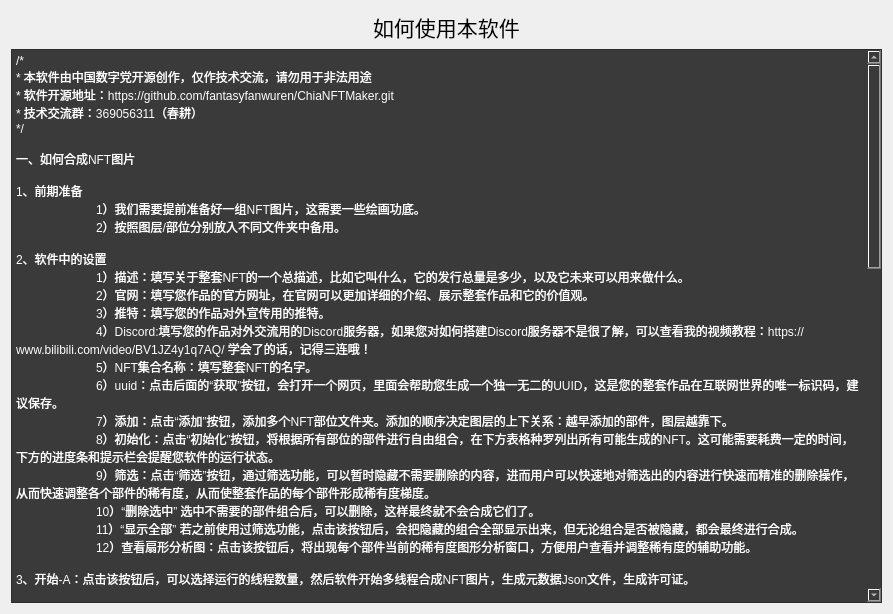
<?xml version="1.0" encoding="UTF-8"?>
<ui version="4.0">
 <class>DialogHelp</class>
 <widget class="QDialog" name="DialogHelp">
  <property name="geometry">
   <rect>
    <x>0</x>
    <y>0</y>
    <width>893</width>
    <height>614</height>
   </rect>
  </property>
  <property name="windowTitle">
   <string>Dialog</string>
  </property>
  <layout class="QVBoxLayout" name="verticalLayout">
   <item>
    <layout class="QHBoxLayout" name="horizontalLayout">
     <item>
      <spacer name="horizontalSpacer_2">
       <property name="orientation">
        <enum>Qt::Horizontal</enum>
       </property>
       <property name="sizeHint" stdset="0">
        <size>
         <width>40</width>
         <height>20</height>
        </size>
       </property>
      </spacer>
     </item>
     <item>
      <widget class="QLabel" name="label">
       <property name="text">
        <string>&lt;html&gt;&lt;head/&gt;&lt;body&gt;&lt;p&gt;&lt;span style=&quot; font-size:16pt;&quot;&gt;如何使用本软件&lt;/span&gt;&lt;/p&gt;&lt;/body&gt;&lt;/html&gt;</string>
       </property>
      </widget>
     </item>
     <item>
      <spacer name="horizontalSpacer">
       <property name="orientation">
        <enum>Qt::Horizontal</enum>
       </property>
       <property name="sizeHint" stdset="0">
        <size>
         <width>40</width>
         <height>20</height>
        </size>
       </property>
      </spacer>
     </item>
    </layout>
   </item>
   <item>
    <widget class="QPlainTextEdit" name="plainTextEdit">
     <property name="styleSheet">
      <string notr="true">color: rgb(255, 255, 255);
font: 11pt &quot;Microsoft YaHei UI&quot;;
background-color: rgb(58, 58, 58);</string>
     </property>
     <property name="readOnly">
      <bool>true</bool>
     </property>
     <property name="plainText">
      <string>/*
* 本软件由中国数字党开源创作，仅作技术交流，请勿用于非法用途
* 软件开源地址：https://github.com/fantasyfanwuren/ChiaNFTMaker.git
* 技术交流群：369056311（春耕）
*/

一、如何合成NFT图片

1、前期准备
	1）我们需要提前准备好一组NFT图片，这需要一些绘画功底。
	2）按照图层/部位分别放入不同文件夹中备用。

2、软件中的设置
	1）描述：填写关于整套NFT的一个总描述，比如它叫什么，它的发行总量是多少，以及它未来可以用来做什么。
	2）官网：填写您作品的官方网址，在官网可以更加详细的介绍、展示整套作品和它的价值观。
	3）推特：填写您的作品对外宣传用的推特。
	4）Discord:填写您的作品对外交流用的Discord服务器，如果您对如何搭建Discord服务器不是很了解，可以查看我的视频教程：https://www.bilibili.com/video/BV1JZ4y1q7AQ/ 学会了的话，记得三连哦！
	5）NFT集合名称：填写整套NFT的名字。
	6）uuid：点击后面的“获取”按钮，会打开一个网页，里面会帮助您生成一个独一无二的UUID，这是您的整套作品在互联网世界的唯一标识码，建议保存。
	7）添加：点击“添加”按钮，添加多个NFT部位文件夹。添加的顺序决定图层的上下关系：越早添加的部件，图层越靠下。
	8）初始化：点击“初始化”按钮，将根据所有部位的部件进行自由组合，在下方表格种罗列出所有可能生成的NFT。这可能需要耗费一定的时间，下方的进度条和提示栏会提醒您软件的运行状态。
	9）筛选：点击“筛选”按钮，通过筛选功能，可以暂时隐藏不需要删除的内容，进而用户可以快速地对筛选出的内容进行快速而精准的删除操作，从而快速调整各个部件的稀有度，从而使整套作品的每个部件形成稀有度梯度。
	10）“删除选中” 选中不需要的部件组合后，可以删除，这样最终就不会合成它们了。
	11）“显示全部” 若之前使用过筛选功能，点击该按钮后，会把隐藏的组合全部显示出来，但无论组合是否被隐藏，都会最终进行合成。
	12）查看扇形分析图：点击该按钮后，将出现每个部件当前的稀有度图形分析窗口，方便用户查看并调整稀有度的辅助功能。

3、开始-A：点击该按钮后，可以选择运行的线程数量，然后软件开始多线程合成NFT图片，生成元数据Json文件，生成许可证。



二、如何批量铸造

1、前期准备工作：
	1）已经生成了图片集合和元数据集合（具体操作参见上方“如何合成NFT图片“帮助文档），同时不要人为修改里面的任何内容和文件名。
	2）已经将图片文件夹、元数据文件夹和许可证文件夹（可选）全部免费上传到了Filcoin旗下的https://nft.storage/，且已经被分配了供应商（已完成排队）。
	3）确保软件所在的电脑上已经安装了Chia，且需要铸造的钱包已经完成了钱包同步（不需要全节点同步，但全节点同步会更加稳定），且保持钱包在线，钱包里转入少量的币。
	4）已经在“已同步”钱包中创建了DID钱包和NFT钱包。（若之前从来没有在这个钱包创建过DID和NFT钱包，请点击本页面的“创建DID钱包”来创建）

2、软件内的设置
	1）设置chia路径：①在windows系统下：可参考 C:\Users\fanwuren\AppData\Local\chiablockchain\app-1.5.1\resources\app.asar.unpacked\daemon\chia.exe；②在Ubuntu系统下：填写 chia 即可。
	2）钱包指纹：钱包GUI界面的左上方的数字串复制进来即可。
	3）NFT钱包ID：如果您已经提前创建了DID和NFT钱包，点击“查看列表”按钮，根据列表内容，找到标注NFT钱包的ID，填写进来即可。若您没有创建过任何DID和NFT钱包，请点击“创建DID钱包”，软件会弹出窗口让您设置钱包名称，生成后列表内容会刷新，找到标注NFT钱包的ID，填写进来即可。
	4）版税地址：允许填写多个版税地址，从而实现合作团队的分成功能。其实现原理为：按照用户设置的比例来对不同的nft赋予不同的版税地址。
每个版税地址对应的比例值默认为：1。例如，用户填写了3个地址，并修改他们的比例值分别为：1，2，1，则对应的版税分成比例为：1/4，2/4，1/4
	5）目标地址：NFT铸造完成后，所有NFT现身的归属钱包地址。
	6）税率：比如您填写的是500/10000,那么每次NFT交易，您的版税地址将获得NFT价值的5%的版税收益。
	7）设置图片文件：选择您已合成的NFT图片所在文件夹
	8）设置元数据文件：选择您的元数据Json文件所在文件夹
	9）设置图片链接：提前将图片以文件夹的形式免费上传到Filcoin旗下的https://nft.storage/，排队完成后，获取整个文件夹的网络目录链接地址，复制到本软件的“图片集链接”文本框内。
	10）设置元数据链接：方法同上条。
	11）设置许可证链接：因为整个NFT集合共享同一个许可证，所以获取的地址是许可证的直接网络地址（就是打开这个链接后，可以看到里面的文本信息），将这个网络地址复制到本软件的“许可证链接”文本框内。
	12）生成指令以上全部设置完毕后，点击生成指令按钮，软件会首先计算所有图片、元数据、许可证的哈希值，并开始准备铸造指令需要的各项参数，并在下方表格中进行展示。
	13）查看指令：指令全部生成后，为了避免出错，请无比核对一下，确认无误后，再进入下一步。

3、开始-M：点击后会开始铸造，后面的过程可能会比较漫长，因为铸造指令并不能同时执行，中途要等待上一个NFT铸造上链后，下一个才能进行，所以务必确保网络通畅，及钱包同步在线，建议将电脑设置为无休眠模式。但是假如铸造过程中，钱包断了或者网络断了，也不要轻易关闭本软件，因为本软件会智能等待你的网络环境符合要求后，继续向下运行未完成的铸造指令。


三、如何批量生成offer

1、前期准备工作：您的NFT作品已经完成了铸造，且钱包已经同步。

2、软件中的设置
	1）chia环境设置（参考上方”如何批量铸造“中的文档:&quot;软件内的设置&quot;1-3）。
	2）选择保存目录：选择offer文件需要保存的位置。
	3）设置NFT价格：可以设置为统一价格或者随机价格（随机价格可设定随机范围）
	4）初始化布局：点击初始化布局，软件开始生成相关参数，而后刷新下方表格，表格生成后，考虑到某部分NFT可能具有稀缺性，软件允许用户对表格中的参数进行手动修改。
	5）查看指令：指令全部生成后，为了避免出错，请无比核对一下，确认无误后，再进入下一步。

3、开始-O：点击后，软件开始在用户设定的文件夹内批量化生成offer文件。</string>
     </property>
    </widget>
   </item>
  </layout>
 </widget>
 <resources/>
 <connections/>
</ui>
